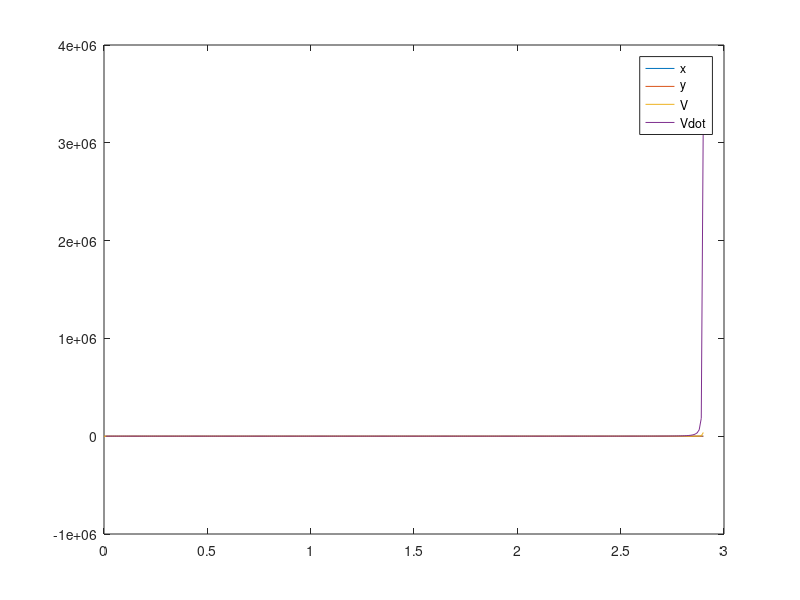

Here is the MATLAB script that generated this plot:
function final_point_control_check()
% close all
times=0:0.01:10;

xf = [0.03598695; 2.1307779 ];
T = [-0.00259671,  0.23270892;
      0.35193807, -0.01735077];
xf = T*xf;
uf = 3.27270232;
x0 = xf+.1*[2*(rand(2,1)-.5);];
figure;
A = [0, 1; -10*cos(xf(1)) 0]; B = [0;1];
[K,~,~]= lqr(A,B,10*eye(2),1*eye(1));
K
options = odeset('RelTol',1e-5,'Stats','on','OutputFcn',@odeplot);
[T, x] = ode45(@(t,x)pendulum_dynamics(t, x, K, uf), ...
                    times, x0, options) ;

V = (((-2.1307778976963121 + 0.35193806784132137 .* x(:,1) - 0.017350769784294107 .* x(:,2)) .* (3.2146311935890726 .* (-2.1307778976963121 + 0.35193806784132137 .* x(:,1) - 0.017350769784294107 .* x(:,2)) + 0.48838997475685808 .* (-0.035986947602201912 - 0.0025967051315544149 .* x(:,1) + 0.23270891533024526 .* x(:,2)))) + ((-0.035986947602201912 - 0.0025967051315544149 .* x(:,1) + 0.23270891533024526 .* x(:,2)) .* (0.48838997475685764 .* (-2.1307778976963121 + 0.35193806784132137 .* x(:,1) - 0.017350769784294107 .* x(:,2)) + 33.744331119465066 .* (-0.035986947602201912 - 0.0025967051315544149 .* x(:,1) + 0.23270891533024526 .* x(:,2)))));
%(((-3.1415926535897931 + x(:,1)) .* (74.882437633762478 .* (-3.1415926535897931 + x(:,1)) + 20.488088481701499 .* (-3.4694469519536142e-18 + x(:,2)))) + ((-3.4694469519536142e-18 + x(:,2)) .* (20.488088481701503 .* (-3.1415926535897931 + x(:,1)) + 7.1397602875308754 .* (-3.4694469519536142e-18 + x(:,2)))));
hold off;
plot(T, x(:,1), T, x(:,2)); hold on;
plot(T, V)
Vdot = diff(V)./diff(T);
plot(T(2:end), Vdot);
legend('x','y','V', 'Vdot')
return


xf = [ 1.50000000e+00; 0;  7.85398163e-01];
x0 = xf+0.1*[2*(rand(2,1)-.5); 2*(rand(1,1)-.5)];
% x0 = [1.04; .332 ; 0.797];
figure;
% subplot(211);
options = odeset('RelTol',1e-5,'Stats','on');%,'OutputFcn',@odeplot);
[T, xcl] = ode45(@(t,x)approx_dynamics(t, x, xf), ...
                    times, x0, options) ;
% figure;
% plot(xcl(:,1), xcl(:,2)); hold all
%plot(x(1,:), x(2,:));
hold all;
V = (((-1.4999999999999998 + xcl(:,1)) .* (4.8008600999593014 .* (-1.4999999999999998 + xcl(:,1)) ...
       - 0.98790740152737377 .* (-0.78539816339744839 + xcl(:,3)) - 1.4491942689985993 .* ...
       (6.9388939039072284e-18 + xcl(:,2)))) + ((-0.78539816339744839 + xcl(:,3)) .* ( - ...
       0.98790740152737322 .* (-1.4999999999999998 + xcl(:,1)) + 1.4361830490185388 .* ...
       (-0.78539816339744839 + xcl(:,3)) + 0.68372066922887398 .* (6.9388939039072284e-18 + ...
       xcl(:,2)))) + (( - 1.4491942689985997 .* (-1.4999999999999998 + xcl(:,1)) + ...
       0.68372066922887442 .* (-0.78539816339744839 + xcl(:,3)) + 4.5682688351564416 ...
       * (6.9388939039072284e-18 + xcl(:,2))) .* (6.9388939039072284e-18 + xcl(:,2))));
Vdot = diff(V)./diff(T);
plot(T, xcl(:,1),'b-', T, xcl(:,2), 'b-');
plot(T, V, 'r-');
plot(T(2:end), 10*Vdot, 'g-');
Qf =  [ 4.8008601 , -1.44919427, -0.9879074 ;
       -1.44919427,  4.56826884,  0.68372067;
       -0.9879074 ,  0.68372067,  1.43618305];
tmp = Qf*(xcl-xf')';
% Vanother = zeros(size(T));
% for i=1:size(tmp,2)
%     Vanother(i) = (xcl(i,:)-xf')*tmp(:,i);
% end
% plot(T, 100*Vanother, '.');  
   
% subplot(212);
[T, xcl] = ode45(@(t,x)full_dynamics(t, x, xf), ...
                    times, x0, options) ;
hold all;
V = (((-1.4999999999999998 + xcl(:,1)) .* (4.8008600999593014 .* (-1.4999999999999998 + xcl(:,1)) ...
       - 0.98790740152737377 .* (-0.78539816339744839 + xcl(:,3)) - 1.4491942689985993 .* ...
       (6.9388939039072284e-18 + xcl(:,2)))) + ((-0.78539816339744839 + xcl(:,3)) .* ( - ...
       0.98790740152737322 .* (-1.4999999999999998 + xcl(:,1)) + 1.4361830490185388 .* ...
       (-0.78539816339744839 + xcl(:,3)) + 0.68372066922887398 .* (6.9388939039072284e-18 + ...
       xcl(:,2)))) + (( - 1.4491942689985997 .* (-1.4999999999999998 + xcl(:,1)) + ...
       0.68372066922887442 .* (-0.78539816339744839 + xcl(:,3)) + 4.5682688351564416 ...
       * (6.9388939039072284e-18 + xcl(:,2))) .* (6.9388939039072284e-18 + xcl(:,2))));
Vdot = diff(V)./diff(T);
plot(T, xcl(:,1), 'b:', T, xcl(:,2), 'b:');
plot(T, V, 'r:');
plot(T(2:end), 10*Vdot, 'g:');

end

function xdot = pendulum_dynamics(t,x, K, uf)
    xdot = 0*x;
    %u = -[0.48808848, 3.31303139] * ([x(1); x(2)] - [pi; 0]);
%     xdot(1) = x(2);
%     xdot(2) = (-10.488088481701503 * (-3.1415926535897931 + x(1)) - ...
%                 7.1397602875308754 * (-3.4694469519536142e-18 + x(2)) + ...
%                 ((-10 * ((-3.1415926535897931 + x(1))^3)) / 6));% + ...
xdot(1) = (-2.1307778976963121 + 0.35193806784132137 * x(1) - 0.017350769784294107 * x(2));
xdot(2) = (-1.6653345369377348e-16 - 3.3146311935890727 * (-2.1307778976963121 + 0.35193806784132137 * x(1) - 0.017350769784294107 * x(2)) - 10.481915371563671 * (-0.035986947602201912 - 0.0025967051315544149 * x(1) + 0.23270891533024526 * x(2)) + ((0.35979180560045981 * ((-0.035986947602201912 - 0.0025967051315544149 * x(1) + 0.23270891533024526 * x(2))^2)) / 2) + ((9.9935253968068132 * ((-0.035986947602201912 - 0.0025967051315544149 * x(1) + 0.23270891533024526 * x(2))^3)) / 6));

end

function xdot = pendulum_full_dynamics(t,x, K)
    xdot = 0*x;
%     u = -[0.48808848, 3.31303139] * ([x(1); x(2)] - [pi; 0]);
%     u=0;
    u = -K * ([x(1); x(2)] - [pi; 0]);
    xdot(1) = x(2);
    xdot(2) = (u - 10*sin(x(1)) );
end

function xdot = the_dynamics(t, x)
    xdot = x;

    xdot(1) = (( - 1.7996170331373038 * (-1.4999999999999998 + x(1)) - 0.614088168801185 * (-0.78539816339744839 + x(3)) - 2.6002650891865011 * (6.9388939039072284e-18 + x(2))) * (0.70710678118654746 - 0.70710678118654757 * (-0.78539816339744839 + x(3)) - ((0.70710678118654746 * ((-0.78539816339744839 + x(3))^2)) / 2) + ((0.70710678118654746 * ((-0.78539816339744839 + x(3))^4)) / 24) + ((0.70710678118654757 * ((-0.78539816339744839 + x(3))^3)) / 6)));
    xdot(2) = (( - 1.7996170331373038 * (-1.4999999999999998 + x(1)) - 0.614088168801185 * (-0.78539816339744839 + x(3)) - 2.6002650891865011 * (6.9388939039072284e-18 + x(2))) * (0.70710678118654757 + 0.70710678118654746 * (-0.78539816339744839 + x(3)) - ((0.70710678118654746 * ((-0.78539816339744839 + x(3))^3)) / 6) - ((0.70710678118654757 * ((-0.78539816339744839 + x(3))^2)) / 2)));
    xdot(3) = (( - 1.7996170331373038 * (-1.4999999999999998 + x(1)) - 0.614088168801185 * (-0.78539816339744839 + x(3)) - 2.6002650891865011 * (6.9388939039072284e-18 + x(2))) * (2.600265089186502 * (-1.4999999999999998 + x(1)) - 3.7801687063692455 * (-0.78539816339744839 + x(3)) - 1.7996170331373023 * (6.9388939039072284e-18 + x(2)) + ((2 * ((2.600265089186502 * (-1.4999999999999998 + x(1)) - 3.7801687063692455 * (-0.78539816339744839 + x(3)) - 1.7996170331373023 * (6.9388939039072284e-18 + x(2)))^3)) / 6)));
    
end


function xdot = approx_dynamics(t,x,x_d)
    xdot = x;
    L=1;
    u_d = [0;0];
    K = [-2.60026509,  1.79961703,  3.78016871; ...
          1.79961703,  2.60026509,  0.61408817];

    
    U = u_d - K*(x-x_d); 
	delta_fb = U(1);
	u_fb = U(2);
	theta = x(3);
            
%   xdot(1) = u_fb*taylor_cos(theta, x_d(3));
% 	xdot(2) = u_fb*taylor_sin(theta, x_d(3));
% 	xdot(3) = u_fb*taylor_tan(delta_fb, u_d(1))/L;
%     xdot(1) = ( - 1.2725214076702032 * (-1.4999999999999998 + x(1)) - 0.43422590840574715 * (-0.78539816339744839 + x(3)) - 1.8386650774464175 * (6.9388939039072284e-18 + x(2)) + ((0.86845181681149441 * ((-0.78539816339744839 + x(3))^2)) / 2) + 3 * ((1.2725214076702032 * (-1.4999999999999998 + x(1)) * ((-0.78539816339744839 + x(3))^2)) / 6) + 2 * ((1.2725214076702034 * (-1.4999999999999998 + x(1)) * (-0.78539816339744839 + x(3))) / 2) + ((1.3026777252172415 * ((-0.78539816339744839 + x(3))^3)) / 6) + 3 * ((1.8386650774464175 * ((-0.78539816339744839 + x(3))^2) * (6.9388939039072284e-18 + x(2))) / 6) + 2 * ((1.8386650774464179 * (-0.78539816339744839 + x(3)) * (6.9388939039072284e-18 + x(2))) / 2));
%     xdot(2) = ( - 1.2725214076702034 * (-1.4999999999999998 + x(1)) - 0.43422590840574721 * (-0.78539816339744839 + x(3)) - 1.8386650774464179 * (6.9388939039072284e-18 + x(2)) + 2 * ((-1.8386650774464175 * (-0.78539816339744839 + x(3)) * (6.9388939039072284e-18 + x(2))) / 2) + 2 * ((-1.2725214076702032 * (-1.4999999999999998 + x(1)) * (-0.78539816339744839 + x(3))) / 2) + ((-0.8684518168114943 * ((-0.78539816339744839 + x(3))^2)) / 2) + 3 * ((1.2725214076702034 * (-1.4999999999999998 + x(1)) * ((-0.78539816339744839 + x(3))^2)) / 6) + ((1.3026777252172417 * ((-0.78539816339744839 + x(3))^3)) / 6) + 3 * ((1.8386650774464179 * ((-0.78539816339744839 + x(3))^2) * (6.9388939039072284e-18 + x(2))) / 6));
%     xdot(3) = (((-9.3589626903446383 * ((-1.4999999999999998 + x(1))^2)) / 2) + 2 * ((-3.522757068084176 * (-1.4999999999999998 + x(1)) * (6.9388939039072284e-18 + x(2))) / 2) + ((4.6427137573076687 * ((-0.78539816339744839 + x(3))^2)) / 2) + 2 * ((5.2060639650985125 * (-1.4999999999999998 + x(1)) * (-0.78539816339744839 + x(3))) / 2) + ((9.3589626903446277 * ((6.9388939039072284e-18 + x(2))^2)) / 2) + 2 * ((10.934564246829954 * (-0.78539816339744839 + x(3)) * (6.9388939039072284e-18 + x(2))) / 2));
xdot(1) = ( - 1.2725214076702032 * (-1.4999999999999998 + x(1)) - 0.43422590840574715 * (-0.78539816339744839 + x(3)) - 1.8386650774464175 * (6.9388939039072284e-18 + x(2)) + 4 * ((-1.8386650774464179 * ((-0.78539816339744839 + x(3))^3) * (6.9388939039072284e-18 + x(2))) / 24) + ((-1.7369036336229888 * ((-0.78539816339744839 + x(3))^4)) / 24) + 4 * ((-1.2725214076702034 * (-1.4999999999999998 + x(1)) * ((-0.78539816339744839 + x(3))^3)) / 24) + ((0.86845181681149441 * ((-0.78539816339744839 + x(3))^2)) / 2) + 3 * ((1.2725214076702032 * (-1.4999999999999998 + x(1)) * ((-0.78539816339744839 + x(3))^2)) / 6) + 2 * ((1.2725214076702034 * (-1.4999999999999998 + x(1)) * (-0.78539816339744839 + x(3))) / 2) + ((1.3026777252172415 * ((-0.78539816339744839 + x(3))^3)) / 6) + 3 * ((1.8386650774464175 * ((-0.78539816339744839 + x(3))^2) * (6.9388939039072284e-18 + x(2))) / 6) + 2 * ((1.8386650774464179 * (-0.78539816339744839 + x(3)) * (6.9388939039072284e-18 + x(2))) / 2));
xdot(2) = ( - 1.2725214076702034 * (-1.4999999999999998 + x(1)) - 0.43422590840574721 * (-0.78539816339744839 + x(3)) - 1.8386650774464179 * (6.9388939039072284e-18 + x(2)) + 2 * ((-1.8386650774464175 * (-0.78539816339744839 + x(3)) * (6.9388939039072284e-18 + x(2))) / 2) + 2 * ((-1.2725214076702032 * (-1.4999999999999998 + x(1)) * (-0.78539816339744839 + x(3))) / 2) + ((-0.8684518168114943 * ((-0.78539816339744839 + x(3))^2)) / 2) + 4 * ((1.2725214076702032 * (-1.4999999999999998 + x(1)) * ((-0.78539816339744839 + x(3))^3)) / 24) + 3 * ((1.2725214076702034 * (-1.4999999999999998 + x(1)) * ((-0.78539816339744839 + x(3))^2)) / 6) + ((1.3026777252172417 * ((-0.78539816339744839 + x(3))^3)) / 6) + ((1.7369036336229886 * ((-0.78539816339744839 + x(3))^4)) / 24) + 4 * ((1.8386650774464175 * ((-0.78539816339744839 + x(3))^3) * (6.9388939039072284e-18 + x(2))) / 24) + 3 * ((1.8386650774464179 * ((-0.78539816339744839 + x(3))^2) * (6.9388939039072284e-18 + x(2))) / 6));
xdot(3) = (((-253.11795774158807 * ((-1.4999999999999998 + x(1))^4)) / 24) + 6 * ((-204.69078848468808 * ((-1.4999999999999998 + x(1))^2) * ((-0.78539816339744839 + x(3))^2)) / 24) + 9 * ((-150.26579688001956 * (-1.4999999999999998 + x(1)) * (-0.78539816339744839 + x(3)) * ((6.9388939039072284e-18 + x(2))^2)) / 24) + 3 * ((-150.26579688001954 * (-1.4999999999999998 + x(1)) * (-0.78539816339744839 + x(3)) * ((6.9388939039072284e-18 + x(2))^2)) / 24) + 6 * ((-144.12909521105536 * (-1.4999999999999998 + x(1)) * ((-0.78539816339744839 + x(3))^2) * (6.9388939039072284e-18 + x(2))) / 24) + 5 * ((-144.12909521105533 * (-1.4999999999999998 + x(1)) * ((-0.78539816339744839 + x(3))^2) * (6.9388939039072284e-18 + x(2))) / 24) + ((-144.1290952110553 * (-1.4999999999999998 + x(1)) * ((-0.78539816339744839 + x(3))^2) * (6.9388939039072284e-18 + x(2))) / 24) + 4 * ((-110.40793595936748 * (-1.4999999999999998 + x(1)) * ((6.9388939039072284e-18 + x(2))^3)) / 24) + ((-9.3589626903446383 * ((-1.4999999999999998 + x(1))^2)) / 2) + 2 * ((-3.522757068084176 * (-1.4999999999999998 + x(1)) * (6.9388939039072284e-18 + x(2))) / 2) + ((4.6427137573076687 * ((-0.78539816339744839 + x(3))^2)) / 2) + 2 * ((5.2060639650985125 * (-1.4999999999999998 + x(1)) * (-0.78539816339744839 + x(3))) / 2) + ((9.3589626903446277 * ((6.9388939039072284e-18 + x(2))^2)) / 2) + 2 * ((10.934564246829954 * (-0.78539816339744839 + x(3)) * (6.9388939039072284e-18 + x(2))) / 2) + 6 * ((20.530105119262458 * ((-1.4999999999999998 + x(1))^2) * (-0.78539816339744839 + x(3)) * (6.9388939039072284e-18 + x(2))) / 24) + 3 * ((20.530105119262466 * ((-1.4999999999999998 + x(1))^2) * (-0.78539816339744839 + x(3)) * (6.9388939039072284e-18 + x(2))) / 24) + 2 * ((20.530105119262487 * ((-1.4999999999999998 + x(1))^2) * (-0.78539816339744839 + x(3)) * (6.9388939039072284e-18 + x(2))) / 24) + ((20.530105119262494 * ((-1.4999999999999998 + x(1))^2) * (-0.78539816339744839 + x(3)) * (6.9388939039072284e-18 + x(2))) / 24) + 2 * ((39.952794597684104 * ((-1.4999999999999998 + x(1))^3) * (6.9388939039072284e-18 + x(2))) / 24) + 2 * ((39.952794597684111 * ((-1.4999999999999998 + x(1))^3) * (6.9388939039072284e-18 + x(2))) / 24) + 4 * ((57.51536955197858 * (-1.4999999999999998 + x(1)) * ((-0.78539816339744839 + x(3))^3)) / 24) + 4 * ((65.938703934695283 * ((-1.4999999999999998 + x(1))^2) * ((6.9388939039072284e-18 + x(2))^2)) / 24) + 2 * ((65.938703934695297 * ((-1.4999999999999998 + x(1))^2) * ((6.9388939039072284e-18 + x(2))^2)) / 24) + ((121.24054987219706 * ((6.9388939039072284e-18 + x(2))^4)) / 24) + 2 * ((198.16117981733629 * (-0.78539816339744839 + x(3)) * ((6.9388939039072284e-18 + x(2))^3)) / 24) + 2 * ((198.16117981733632 * (-0.78539816339744839 + x(3)) * ((6.9388939039072284e-18 + x(2))^3)) / 24) + ((254.38707618198993 * ((-1.4999999999999998 + x(1))^3) * (-0.78539816339744839 + x(3))) / 24) + 3 * ((254.38707618198995 * ((-1.4999999999999998 + x(1))^3) * (-0.78539816339744839 + x(3))) / 24) + ((265.37149117095504 * ((-0.78539816339744839 + x(3))^4)) / 24) + 6 * ((297.54506363084107 * ((-0.78539816339744839 + x(3))^2) * ((6.9388939039072284e-18 + x(2))^2)) / 24) + 4 * ((375.67017472556995 * ((-0.78539816339744839 + x(3))^3) * (6.9388939039072284e-18 + x(2))) / 24));
end


function xdot = full_dynamics(t,x,x_d)
    xdot = x;
    L=1;
    u_d = [0;0];
    K = [-2.60026509,  1.79961703,  3.78016871; ...
          1.79961703,  2.60026509,  0.61408817];

    
    U = u_d - K*(x-x_d); 
	delta_fb = U(1);
	u_fb = U(2);
	theta = x(3);
            
%   xdot(1) = u_fb*cos(theta);
% 	xdot(2) = u_fb*sin(theta);
% 	xdot(3) = u_fb*tan(delta_fb)/L;
    xdot(1) = (( - 1.7996170331373038 * (-1.4999999999999998 + x(1)) - 0.614088168801185 * (-0.78539816339744839 + x(3)) - 2.6002650891865011 * (6.9388939039072284e-18 + x(2))) * cos(x(3)));
    xdot(2) = (( - 1.7996170331373038 * (-1.4999999999999998 + x(1)) - 0.614088168801185 * (-0.78539816339744839 + x(3)) - 2.6002650891865011 * (6.9388939039072284e-18 + x(2))) * sin(x(3)));
    xdot(3) = (( - 1.7996170331373038 * (-1.4999999999999998 + x(1)) - 0.614088168801185 * (-0.78539816339744839 + x(3)) - 2.6002650891865011 * (6.9388939039072284e-18 + x(2))) * tan((2.600265089186502 * (-1.4999999999999998 + x(1)) - 3.7801687063692455 * (-0.78539816339744839 + x(3)) - 1.7996170331373023 * (6.9388939039072284e-18 + x(2)))));
end

function tc = taylor_cos(x, x0)
	tc = ( cos(x0) - sin(x0)*(x-x0) - (cos(x0)*(x-x0)^2)/2.0 ...
		 + (sin(x0)*(x-x0)^3)/6.0 + (cos(x0)*(x-x0)^4)/24.0 ) ;
end

function ts = taylor_sin(x, x0)
    ts = ( sin(x0) + cos(x0)*(x-x0) - (sin(x0)*(x-x0)^2)/2.0 ...
         - (cos(x0)*(x-x0)^3)/6.0  ) ;
end
function tt = taylor_tan(x, x0)
	tt = ( tan(x0) + (tan(x0)^2+1.0)*(x-x0) + ...
	     ((2.0*tan(x0)*(tan(x0)^2 + 1.0))*(x-x0)^2)/2.0  + ...
	     ((2.0*(tan(x0)^2 + 1)^2 + (4.0*tan(x0)^2)*(tan(x0)^2 + 1.0))...
             *(x-x0)^3)/6.0 );
end